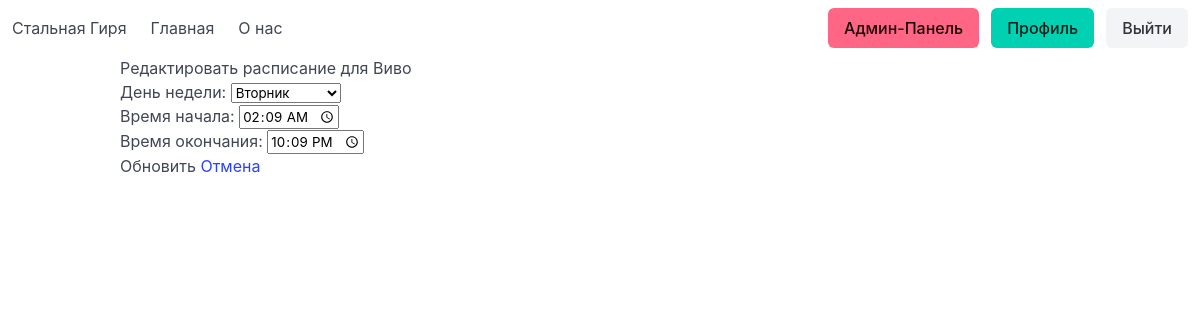
The page /trainer/edit_schedule/2 (signed in) on the database its author committed.
### app/models.py (models this page shows, shortened)
class User(db.Model, UserMixin):
    id = db.Column(db.Integer, primary_key=True)
    username = db.Column(db.String(80), unique=True, nullable=False)
    password = db.Column(db.String(255), nullable=False)
    profile_pic = db.Column(db.String(255), nullable=True)
    is_trainer = db.Column(db.Boolean, default=False)
    is_admin = db.Column(db.Boolean, default=False)
    trainees = db.relationship(
        'User', secondary=trainer_assignment,
        primaryjoin=(trainer_assignment.c.trainer_id == id),
        secondaryjoin=(trainer_assignment.c.trainee_id == id),
        backref=db.backref('trainers', lazy='dynamic'),
        lazy='dynamic'
    )

class Schedule(db.Model):
    id = db.Column(db.Integer, primary_key=True)
    trainee_id = db.Column(db.Integer, db.ForeignKey('user.id'), nullable=False)
    trainer_id = db.Column(db.Integer, db.ForeignKey('user.id'), nullable=False)
    day_of_week = db.Column(db.String(10), nullable=False)  # e.g., 'Monday'
    start_time = db.Column(db.Time, nullable=False)
    end_time = db.Column(db.Time, nullable=False)
    trainee = db.relationship('User', foreign_keys=[trainee_id], backref='schedules')
    trainer = db.relationship('User', foreign_keys=[trainer_id])

### app/profile.py (the view, shortened to what this page needs)
@profile.route('/trainer/edit_schedule/<int:schedule_id>', methods=['GET', 'POST'])
@login_required
def edit_schedule(schedule_id):
    if not current_user.is_trainer:
        flash('Доступ запрещен', 'danger')
        return redirect(url_for('profile.user_profile'))
    schedule = Schedule.query.get_or_404(schedule_id)
    if schedule.trainer_id != current_user.id:
        flash('Это не ваше расписание', 'danger')
        return redirect(url_for('profile.user_profile'))
    return render_template('edit_schedule.html', schedule=schedule)

### app/__init__.py (called while the page is built)
@login_manager.user_loader
def load_user(user_id):
    return User.query.get(int(user_id))

### app/template/edit_schedule.html (shortened to what this page needs)
{% extends 'base.html' %}
{% block body %}
<div class="container">
    <h1>Редактировать расписание для {{ schedule.trainee.username }}</h1>
    <form method="POST">
        <div class="form-group">
            <label for="day_of_week">День недели:</label>
            <select name="day_of_week" id="day_of_week" required>
                <option value="Tuesday" {% if schedule.day_of_week == 'Tuesday' %}selected{% endif %}>Вторник</option>
            </select>
        </div>
        <div class="form-group">
            <label for="start_time">Время начала:</label>
            <input type="time" name="start_time" id="start_time" value="{{ schedule.start_time.strftime('%H:%M') }}" required>
        </div>
        <div class="form-group">
            <label for="end_time">Время окончания:</label>
            <input type="time" name="end_time" id="end_time" value="{{ schedule.end_time.strftime('%H:%M') }}" required>
        </div>
        <button type="submit" class="btn btn-primary">Обновить</button>
        <a href="{{ url_for('profile.user_profile') }}" class="btn btn-secondary">Отмена</a>
    </form>
</div>
{% endblock %}

### app/template/base.html (style rules this page uses)
a { user-select: none; }

### rows shown on the page
User: trainee.username "Виво"
Schedule: day_of_week "Вторник", start_time "02:09", end_time "22:09"
